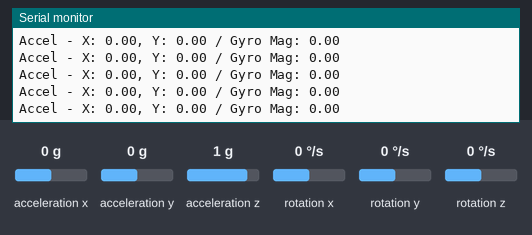
Recording of a sketch running on a simulated Arduino Nano 33 IoT. Parts: the last lines printed to the serial monitor. The test bench sets the inputs (shaded band); at power-on: acceleration x 0 g, acceleration y 0 g, rotation x 0 °/s, rotation y 0 °/s, rotation z 0 °/s, acceleration z 1 g. WiFi joins after 1.5 s; servers stay silent unless stated.

Above: at 2.7 s.
2.8 s: acceleration x set to -1.4 g
At 3.06 s:
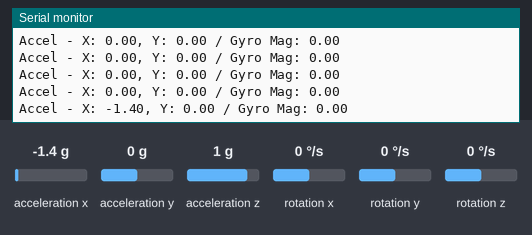
4.3 s: acceleration y set to -1.4 g
At 4.46 s:
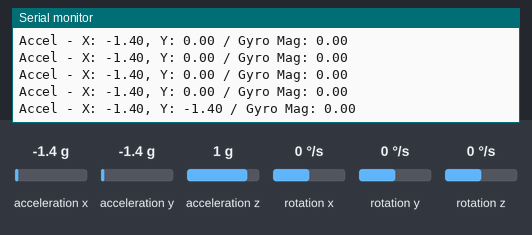
5.8 s: rotation x set to -192 °/s
At 5.86 s:
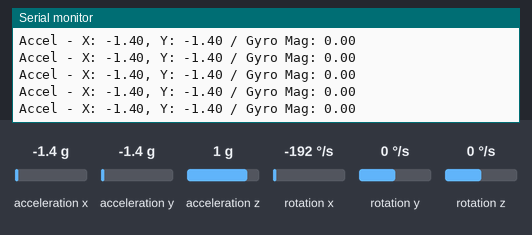
7.3 s: rotation y set to -192 °/s
At 7.46 s:
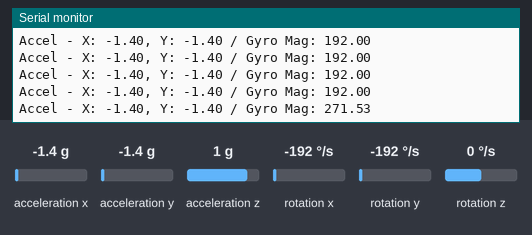
8.8 s: rotation z set to -192 °/s
At 8.86 s:
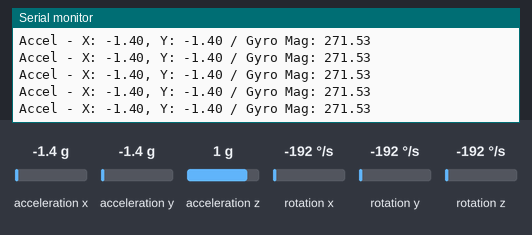
Timing chart, 0 to 11.3 s (numbered marks = the images above; inputs shaded):
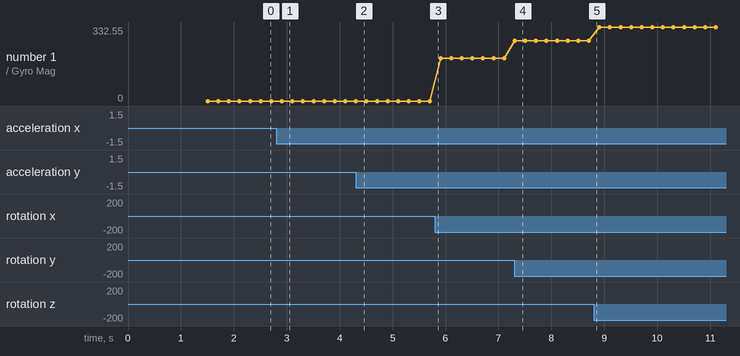

The sketch:

wifi_TD.ino
```cpp
#include <SPI.h>
#include <WiFiNINA.h>
#include <WiFiUdp.h>
#include <Arduino_LSM6DS3.h>

// WiFi settings
#include "arduino_secrets.h"
char ssid[] = SECRET_SSID;
char pass[] = SECRET_PASS;

// Network settings
unsigned int localPort = 2390;
unsigned int sendPort = 7403;
char outIP[] = "TD.COMPUTER.IP";

WiFiUDP Udp;

unsigned long previousMillis = 0;
const long interval = 200;  // Interval at which to send data (milliseconds)

void setup() {
  Serial.begin(9600);
  //while (!Serial) {
   // ; // Wait for serial port to connect. Needed for native USB port only
  //}

  if (WiFi.status() == WL_NO_MODULE) {
    Serial.println("Communication with WiFi module failed!");
    while (true);
  }

  String fv = WiFi.firmwareVersion();
  if (fv < WIFI_FIRMWARE_LATEST_VERSION) {
    Serial.println("Please upgrade the firmware");
  }

  while (WiFi.begin(ssid, pass) != WL_CONNECTED) {
    Serial.print("Attempting to connect to SSID: ");
    Serial.println(ssid);
    delay(10000);
  }

  Serial.println("Connected to WiFi");
  printWifiStatus();

  Udp.begin(localPort);

  if (!IMU.begin()) {
    Serial.println("Failed to initialize IMU!");
    while (true);
  }
}

void loop() {
  unsigned long currentMillis = millis();

  if (currentMillis - previousMillis >= interval) {
    previousMillis = currentMillis;

    float x, y, z;
    float accX, accY;

    // Read accelerometer (only X and Y)
    if (IMU.accelerationAvailable()) {
      IMU.readAcceleration(accX, accY, z);
    }

    // Read gyroscope and calculate magnitude
    if (IMU.gyroscopeAvailable()) {
      IMU.readGyroscope(x, y, z);
    }
    float gyroMagnitude = sqrt(x * x + y * y + z * z);

    // Print data to Serial
    Serial.print("Accel - X: ");
    Serial.print(accX);
    Serial.print(", Y: ");
    Serial.print(accY);
    Serial.print(" / Gyro Mag: ");
    Serial.println(gyroMagnitude);

    // Send data via UDP
    Udp.beginPacket(outIP, sendPort);
    Udp.print(accX);
    Udp.print(",");
    Udp.print(accY);
    Udp.print("/");
    Udp.println(gyroMagnitude);
    Udp.endPacket();
  }
}

void printWifiStatus() {
  Serial.print("SSID: ");
  Serial.println(WiFi.SSID());
  IPAddress ip = WiFi.localIP();
  Serial.print("IP Address: ");
  Serial.println(ip);
  long rssi = WiFi.RSSI();
  Serial.print("signal strength (RSSI):");
  Serial.print(rssi);
  Serial.println(" dBm");
}
```

arduino_secrets.h
```cpp
#define SECRET_SSID ""
#define SECRET_PASS ""
```

Measured:
- after the input at 2.8 s, the serial monitor: prints a new line after 0.11 s (image 1)
- after the input at 4.3 s, the serial monitor: prints a new line at once (image 2)
- after the input at 7.3 s, the serial monitor: prints a new line at once (image 4)
- plotted number 1: 0 → 192 after the input at 5.8 s, 192 → 271.53 after the input at 7.3 s, 271.53 → 332.55 after the input at 8.8 s
